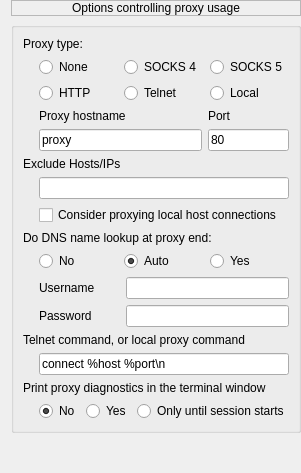
     <widget class="QWidget" name="page_16">
      <layout class="QVBoxLayout" name="verticalLayout_5">
       <property name="topMargin">
        <number>0</number>
       </property>
       <property name="rightMargin">
        <number>0</number>
       </property>
       <property name="bottomMargin">
        <number>0</number>
       </property>
       <item>
        <widget class="QLabel" name="label_75">
         <property name="sizePolicy">
          <sizepolicy hsizetype="Preferred" vsizetype="Minimum">
           <horstretch>0</horstretch>
           <verstretch>0</verstretch>
          </sizepolicy>
         </property>
         <property name="frameShape">
          <enum>QFrame::Shape::StyledPanel</enum>
         </property>
         <property name="text">
          <string>Options controlling proxy usage</string>
         </property>
         <property name="alignment">
          <set>Qt::AlignmentFlag::AlignCenter</set>
         </property>
         <property name="margin">
          <number>2</number>
         </property>
        </widget>
       </item>
       <item>
        <widget class="QGroupBox" name="groupBox_38">
         <property name="sizePolicy">
          <sizepolicy hsizetype="Preferred" vsizetype="Maximum">
           <horstretch>0</horstretch>
           <verstretch>0</verstretch>
          </sizepolicy>
         </property>
         <property name="title">
          <string/>
         </property>
         <property name="flat">
          <bool>true</bool>
         </property>
         <layout class="QGridLayout" name="gridLayout_40">
          <item row="4" column="1">
           <widget class="QLineEdit" name="le_proxy_exclude_list"/>
          </item>
          <item row="7" column="1">
           <layout class="QHBoxLayout" name="horizontalLayout_13">
            <item>
             <widget class="QRadioButton" name="rb_proxydns_no">
              <property name="text">
               <string>No</string>
              </property>
              <attribute name="buttonGroup">
               <string notr="true">buttonGroup_8</string>
              </attribute>
             </widget>
            </item>
            <item>
             <widget class="QRadioButton" name="rb_proxydns_auto">
              <property name="text">
               <string>Auto</string>
              </property>
              <property name="checked">
               <bool>true</bool>
              </property>
              <attribute name="buttonGroup">
               <string notr="true">buttonGroup_8</string>
              </attribute>
             </widget>
            </item>
            <item>
             <widget class="QRadioButton" name="rd_proxydns_yes">
              <property name="text">
               <string>Yes</string>
              </property>
              <attribute name="buttonGroup">
               <string notr="true">buttonGroup_8</string>
              </attribute>
             </widget>
            </item>
           </layout>
          </item>
          <item row="12" column="1">
           <layout class="QHBoxLayout" name="horizontalLayout_10">
            <item>
             <widget class="QRadioButton" name="rb_proxy_log_to_term_no">
              <property name="text">
               <string>No</string>
              </property>
              <property name="checked">
               <bool>true</bool>
              </property>
              <attribute name="buttonGroup">
               <string notr="true">buttonGroup_2</string>
              </attribute>
             </widget>
            </item>
            <item>
             <widget class="QRadioButton" name="rb_proxy_log_to_term_yes">
              <property name="text">
               <string>Yes</string>
              </property>
              <attribute name="buttonGroup">
               <string notr="true">buttonGroup_2</string>
              </attribute>
             </widget>
            </item>
            <item>
             <widget class="QRadioButton" name="rb_proxy_log_to_term_until_start">
              <property name="text">
               <string>Only until session starts</string>
              </property>
              <attribute name="buttonGroup">
               <string notr="true">buttonGroup_2</string>
              </attribute>
             </widget>
            </item>
           </layout>
          </item>
          <item row="10" column="1">
           <widget class="QLineEdit" name="le_proxy_telnet_command">
            <property name="text">
             <string>connect %host %port\n</string>
            </property>
           </widget>
          </item>
          <item row="2" column="1">
           <layout class="QGridLayout" name="gridLayout_13">
            <item row="0" column="0">
             <widget class="QLabel" name="label_77">
              <property name="text">
               <string>Proxy hostname</string>
              </property>
             </widget>
            </item>
            <item row="0" column="1">
             <widget class="QLabel" name="label_78">
              <property name="text">
               <string>Port</string>
              </property>
             </widget>
            </item>
            <item row="1" column="0">
             <widget class="QLineEdit" name="le_proxy_host">
              <property name="sizePolicy">
               <sizepolicy hsizetype="Expanding" vsizetype="Fixed">
                <horstretch>2</horstretch>
                <verstretch>0</verstretch>
               </sizepolicy>
              </property>
              <property name="text">
               <string>proxy</string>
              </property>
             </widget>
            </item>
            <item row="1" column="1">
             <widget class="QLineEdit" name="le_proxy_port">
              <property name="sizePolicy">
               <sizepolicy hsizetype="Expanding" vsizetype="Fixed">
                <horstretch>1</horstretch>
                <verstretch>0</verstretch>
               </sizepolicy>
              </property>
              <property name="text">
               <string>80</string>
              </property>
             </widget>
            </item>
           </layout>
          </item>
          <item row="1" column="1">
           <layout class="QGridLayout" name="gridLayout_14">
            <item row="0" column="0">
             <widget class="QRadioButton" name="rb_proxytype_none">
              <property name="text">
               <string>None</string>
              </property>
              <property name="checked">
               <bool>false</bool>
              </property>
             </widget>
            </item>
            <item row="0" column="1">
             <widget class="QRadioButton" name="rb_proxy_socks4">
              <property name="text">
               <string>SOCKS 4</string>
              </property>
             </widget>
            </item>
            <item row="0" column="2">
             <widget class="QRadioButton" name="rb_proxytype_socks5">
              <property name="text">
               <string>SOCKS 5</string>
              </property>
             </widget>
            </item>
            <item row="1" column="0">
             <widget class="QRadioButton" name="rb_proxytype_http">
              <property name="text">
               <string>HTTP</string>
              </property>
             </widget>
            </item>
            <item row="1" column="1">
             <widget class="QRadioButton" name="rb_proxytype_telnet">
              <property name="text">
               <string>Telnet</string>
              </property>
             </widget>
            </item>
            <item row="1" column="2">
             <widget class="QRadioButton" name="rb_proxytype_local">
              <property name="text">
               <string>Local</string>
              </property>
             </widget>
            </item>
           </layout>
          </item>
          <item row="8" column="1">
           <layout class="QGridLayout" name="gridLayout_15">
            <item row="0" column="1">
             <widget class="QLineEdit" name="le_proxy_username">
              <property name="sizePolicy">
               <sizepolicy hsizetype="Expanding" vsizetype="Fixed">
                <horstretch>2</horstretch>
                <verstretch>0</verstretch>
               </sizepolicy>
              </property>
             </widget>
            </item>
            <item row="0" column="0">
             <widget class="QLabel" name="label_81">
              <property name="sizePolicy">
               <sizepolicy hsizetype="Preferred" vsizetype="Preferred">
                <horstretch>1</horstretch>
                <verstretch>0</verstretch>
               </sizepolicy>
              </property>
              <property name="text">
               <string>Username</string>
              </property>
             </widget>
            </item>
            <item row="1" column="0">
             <widget class="QLabel" name="label_82">
              <property name="text">
               <string>Password</string>
              </property>
             </widget>
            </item>
            <item row="1" column="1">
             <widget class="QLineEdit" name="le_proxy_password"/>
            </item>
           </layout>
          </item>
          <item row="5" column="1">
           <widget class="QCheckBox" name="chb_even_proxy_localhost">
            <property name="text">
             <string>Consider proxying local host connections</string>
            </property>
           </widget>
          </item>
          <item row="0" column="0" colspan="2">
           <widget class="QLabel" name="label_76">
            <property name="text">
             <string>Proxy type:</string>
            </property>
           </widget>
          </item>
          <item row="3" column="0" colspan="2">
           <widget class="QLabel" name="label_79">
            <property name="text">
             <string>Exclude Hosts/IPs</string>
            </property>
           </widget>
          </item>
          <item row="6" column="0" colspan="2">
           <widget class="QLabel" name="label_80">
            <property name="text">
             <string>Do DNS name lookup at proxy end:</string>
            </property>
           </widget>
          </item>
          <item row="9" column="0" colspan="2">
           <widget class="QLabel" name="label_83">
            <property name="text">
             <string>Telnet command, or local proxy command</string>
            </property>
           </widget>
          </item>
          <item row="11" column="0" colspan="2">
           <widget class="QLabel" name="label_136">
            <property name="text">
             <string>Print proxy diagnostics in the terminal window</string>
            </property>
           </widget>
          </item>
          <item row="1" column="0">
           <widget class="QWidget" name="widget_42" native="true">
            <property name="sizePolicy">
             <sizepolicy hsizetype="Fixed" vsizetype="Fixed">
              <horstretch>0</horstretch>
              <verstretch>0</verstretch>
             </sizepolicy>
            </property>
            <property name="minimumSize">
             <size>
              <width>10</width>
              <height>10</height>
             </size>
            </property>
            <property name="maximumSize">
             <size>
              <width>10</width>
              <height>10</height>
             </size>
            </property>
           </widget>
          </item>
         </layout>
        </widget>
       </item>
       <item>
        <spacer name="verticalSpacer_24">
         <property name="orientation">
          <enum>Qt::Orientation::Vertical</enum>
         </property>
         <property name="sizeHint" stdset="0">
          <size>
           <width>20</width>
           <height>40</height>
          </size>
         </property>
        </spacer>
       </item>
      </layout>
     </widget>
